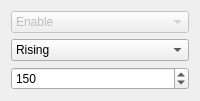
                   <widget class="QWidget" name="JEngine">
                    <attribute name="title">
                     <string>J</string>
                    </attribute>
                    <layout class="QVBoxLayout" name="verticalLayout_10">
                     <item>
                      <widget class="QComboBox" name="JEnable">
                       <property name="enabled">
                        <bool>false</bool>
                       </property>
                       <item>
                        <property name="text">
                         <string>Enable</string>
                        </property>
                       </item>
                       <item>
                        <property name="text">
                         <string>Disable</string>
                        </property>
                       </item>
                      </widget>
                     </item>
                     <item>
                      <widget class="QComboBox" name="JEdge">
                       <item>
                        <property name="text">
                         <string>Rising</string>
                        </property>
                       </item>
                       <item>
                        <property name="text">
                         <string>Falling</string>
                        </property>
                       </item>
                      </widget>
                     </item>
                     <item>
                      <widget class="QSpinBox" name="JLevel">
                       <property name="maximum">
                        <number>5000</number>
                       </property>
                       <property name="value">
                        <number>150</number>
                       </property>
                      </widget>
                     </item>
                    </layout>
                   </widget>
